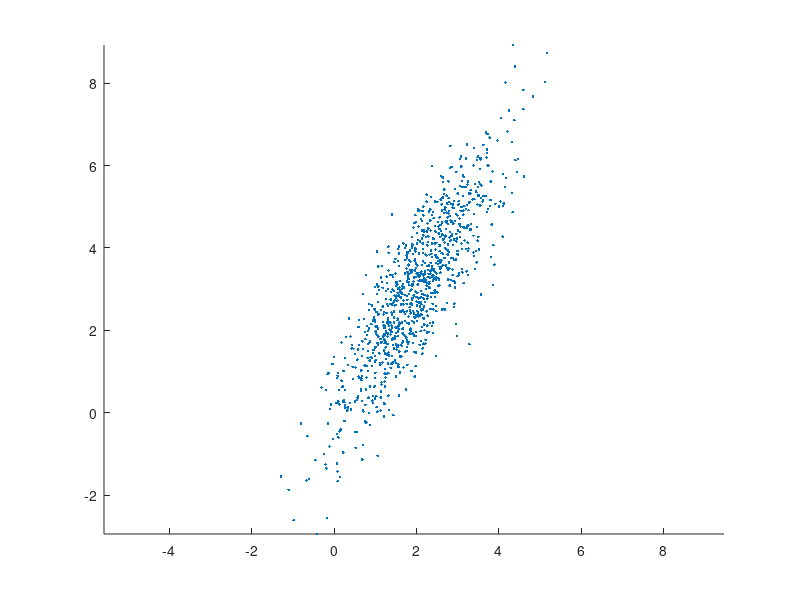

Write MATLAB code to recreate this figure.
mu = [2 3];
sigma = [1 1.5; 1.5 3]
rng default % for reproducability
data = mvnrnd(mu, sigma, 1000);
scatter(data(:,1), data(:,2), '.')
axis equal
